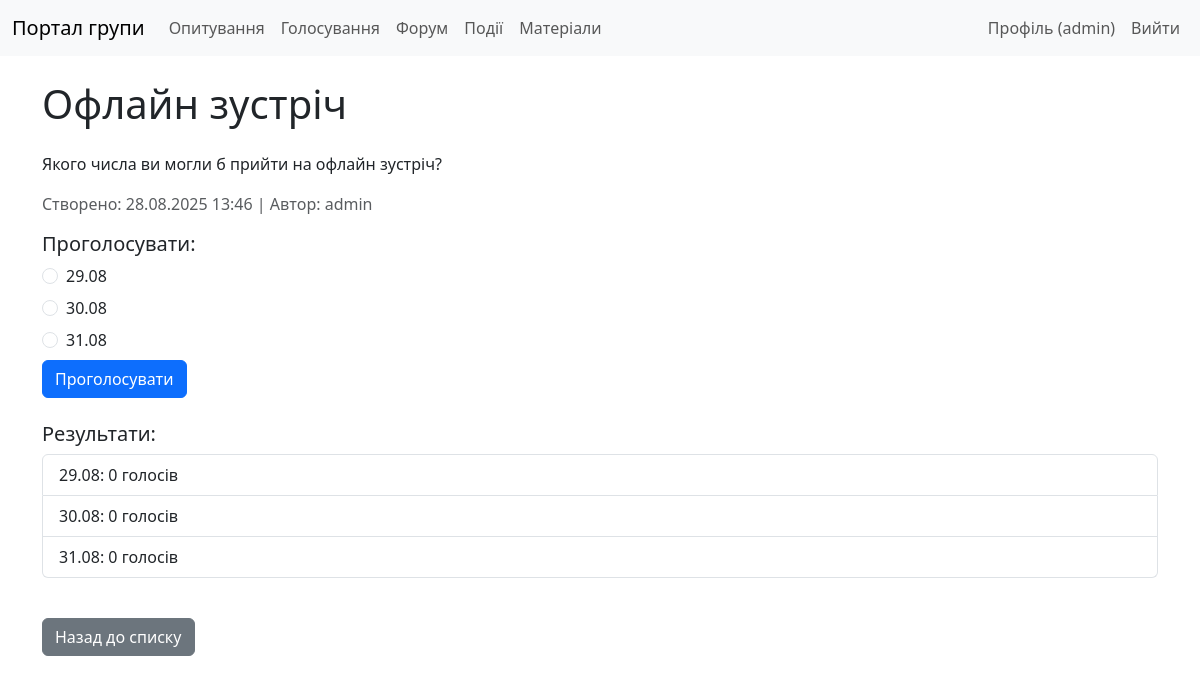
Screenshot of /voting/5/ (signed in) with the database file from the repository.
### voting/models.py (models this page shows, shortened)
class Vote(models.Model):
    title = models.CharField(max_length=200)
    description = models.TextField(blank=True, null=True)
    created_by = models.ForeignKey(User, on_delete=models.CASCADE, related_name='votes')
    created_at = models.DateTimeField(auto_now_add=True)
    is_active = models.BooleanField(default=True)
    class Meta:
        verbose_name = 'Vote'
        verbose_name_plural = 'Votes'

class VoteOption(models.Model):
    vote = models.ForeignKey(Vote, on_delete=models.CASCADE, related_name='options')
    text = models.CharField(max_length=200)
    vote_count = models.PositiveIntegerField(default=0)
    class Meta:
        verbose_name = 'Vote Option'
        verbose_name_plural = 'Vote Options'

### voting/views.py (the view)
# urls.py: path('<int:pk>/', views.VoteDetailView.as_view(), name='vote_detail'),
class VoteDetailView(DetailView):
    model = Vote
    template_name = 'voting/vote_detail.html'
    context_object_name = 'vote'
    def get_context_data(self, **kwargs):
        context = super().get_context_data(**kwargs)
        if self.request.user.is_authenticated:
            context['has_voted'] = UserVote.objects.filter(vote=self.object, user=self.request.user).exists()
        return context

### templates/voting/vote_detail.html (shortened to what this page needs)
{% extends 'base.html' %}
{% block content %}
    <h1 class="my-4">{{ vote.title }}</h1>
    {% if vote.description %}
        <p>{{ vote.description|linebreaks }}</p>
    {% endif %}
    <p class="text-muted">Створено: {{ vote.created_at|date:"d.m.Y H:i" }} | Автор: {{ vote.created_by.username }}</p>
    {% if user.is_authenticated %}
        <h5>Проголосувати:</h5>
        <form method="post" action="{% url 'voting:vote_cast' vote.pk %}">
            {% for option in vote.options.all %}
                <div class="form-check mb-2">
                    <input class="form-check-input" type="radio" name="option" id="option{{ option.id }}" value="{{ option.id }}" {% if user_vote and user_vote.option == option %}checked{% endif %} required>
                    <label class="form-check-label" for="option{{ option.id }}">
                        {{ option.text }}
                    </label>
                </div>
            {% endfor %}
            <button type="submit" class="btn btn-primary">Проголосувати</button>
        </form>
        <h5 class="mt-4">Результати:</h5>
        <ul class="list-group mb-4">
            {% for option in vote.options.all %}
                <li class="list-group-item">
                    {{ option.text }}: {{ option.vote_count }} голосів
                </li>
            {% endfor %}
        </ul>
    {% else %}
        <div class="alert alert-warning">
            <p>Будь ласка, <a href="{% url 'login' %}">увійдіть</a>, щоб проголосувати.</p>
        </div>
    {% endif %}
    <a href="{% url 'voting:vote_list' %}" class="btn btn-secondary mt-3">Назад до списку</a>
{% endblock %}

### templates/base.html (shortened to what this page needs)
{% load static %}
<!DOCTYPE html>
<html lang="uk">
<head>
    <link href="https://cdn.jsdelivr.net/npm/bootstrap@5.3.0/dist/css/bootstrap.min.css" rel="stylesheet">
    <link rel="stylesheet" href="{% static 'css/styles.css' %}">
</head>
<body>
    <nav class="navbar navbar-expand-lg navbar-light bg-light">
        <div class="container-fluid">
            <a class="navbar-brand" href="{% url 'core:group_profile' %}">
                {% with group=group %}
                    {% if group.logo %}
                        <img src="{{ group.logo.url }}" alt="{{ group.name }}">
                    {% else %}
                        Портал групи
                    {% endif %}
                {% endwith %}
            </a>
            <div class="collapse navbar-collapse" id="navbarNav">
                <ul class="navbar-nav me-auto">
                    <li class="nav-item">
                        <a class="nav-link" href="{% url 'polls:poll_list' %}">Опитування</a>
                    </li>
                    <li class="nav-item">
                        <a class="nav-link" href="{% url 'voting:vote_list' %}">Голосування</a>
                    </li>
                    <li class="nav-item">
                        <a class="nav-link" href="{% url 'forum:topic_list' %}">Форум</a>
                    </li>
                    <li class="nav-item">
                        <a class="nav-link" href="{% url 'events:event-list' %}">Події</a>
                    </li>
                    <li class="nav-item">
                        <a class="nav-link" href="{% url 'materials:material-list' %}">Матеріали</a>
                    </li>
                </ul>
                <ul class="navbar-nav">
                    {% if user.is_authenticated %}
                        <li class="nav-item">
                            <a class="nav-link" href="{% url 'core:user_profile' %}">Профіль ({{ user.username }})</a>
                        </li>
                        <li class="nav-item">
                            <form action="{% url 'logout' %}" method="post" class="d-inline">
                                <button type="submit" class="nav-link btn btn-link">Вийти</button>
                            </form>
                        </li>
                    {% endif %}
                </ul>
            </div>
        </div>
    </nav>
    <div class="container">
        {% block content %}
        {% endblock %}
    </div>
</body>
</html>

### static/css/styles.css (style rules this page uses)
.container { margin-top: 20px; }

### rows the page displays
Vote: title "Офлайн зустріч", description "Якого числа ви могли б прийти на офлайн зустріч?", created_at "28.08.2025 13:46", created_by.username "admin"
VoteOption: text "29.08", vote_count "0"
VoteOption: text "30.08", vote_count "0"
VoteOption: text "31.08", vote_count "0"

### other values shown
{{ user.username }} "admin"
